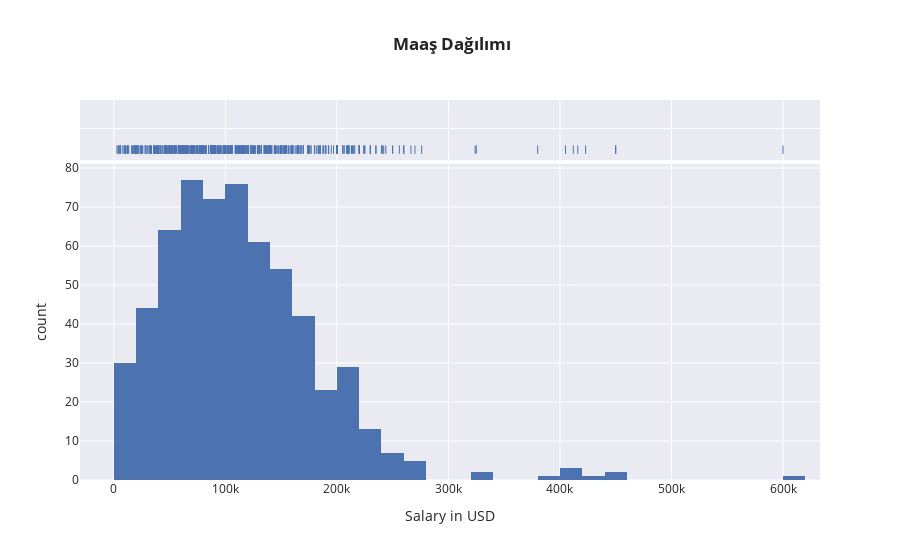

The notebook cell this image was saved under:
### Markdown cell above
Grafiğe baktığımızda şirketlerde çalışanların %81.2 gibi büyük bir kısmı Senyör ve Mid seviyelerinde görülmekte.

### Code cell
px.histogram(df,
             x='salary_in_usd',
             marginal='rug',
             template='seaborn',
             labels={'salary_in_usd':'Salary in USD'},
             title='<b> Maaş Dağılımı')

### Figure 1 — Plotly figure (JSON) as saved in the notebook; plotly's stock layout.template omitted (floating-point values rounded to 4 significant figures; data arrays with more than 128 entries replaced by an {"elided": "..."} marker saying what was removed)
{"data": [{"alignmentgroup": "True", "bingroup": "x", "hovertemplate": "Salary in USD=%{x}<br>count=%{y}<extra></extra>", "legendgroup": "", "marker": {"color": "rgb(76,114,176)", "pattern": {"shape": ""}}, "name": "", "offsetgroup": "", "orientation": "v", "showlegend": false, "type": "histogram", "x": {"elided": "607 int values"}, "xaxis": "x", "yaxis": "y"}, {"alignmentgroup": "True", "boxpoints": "all", "fillcolor": "rgba(255,255,255,0)", "hoveron": "points", "hovertemplate": "Salary in USD=%{x}<extra></extra>", "jitter": 0, "legendgroup": "", "line": {"color": "rgba(255,255,255,0)"}, "marker": {"color": "rgb(76,114,176)", "symbol": "line-ns-open"}, "name": "", "offsetgroup": "", "showlegend": false, "type": "box", "x": {"elided": "607 int values"}, "xaxis": "x2", "yaxis": "y2"}], "layout": {"barmode": "relative", "legend": {"tracegroupgap": 0}, "title": {"text": "<b> Maaş Dağılımı"}, "xaxis": {"anchor": "y", "domain": [0, 1], "title": {"text": "Salary in USD"}}, "xaxis2": {"anchor": "y2", "domain": [0, 1], "matches": "x", "showticklabels": false}, "yaxis": {"anchor": "x", "domain": [0, 0.8316], "title": {"text": "count"}}, "yaxis2": {"anchor": "x2", "domain": [0.8416, 1], "matches": "y2", "showline": false, "showticklabels": false, "ticks": ""}}}
